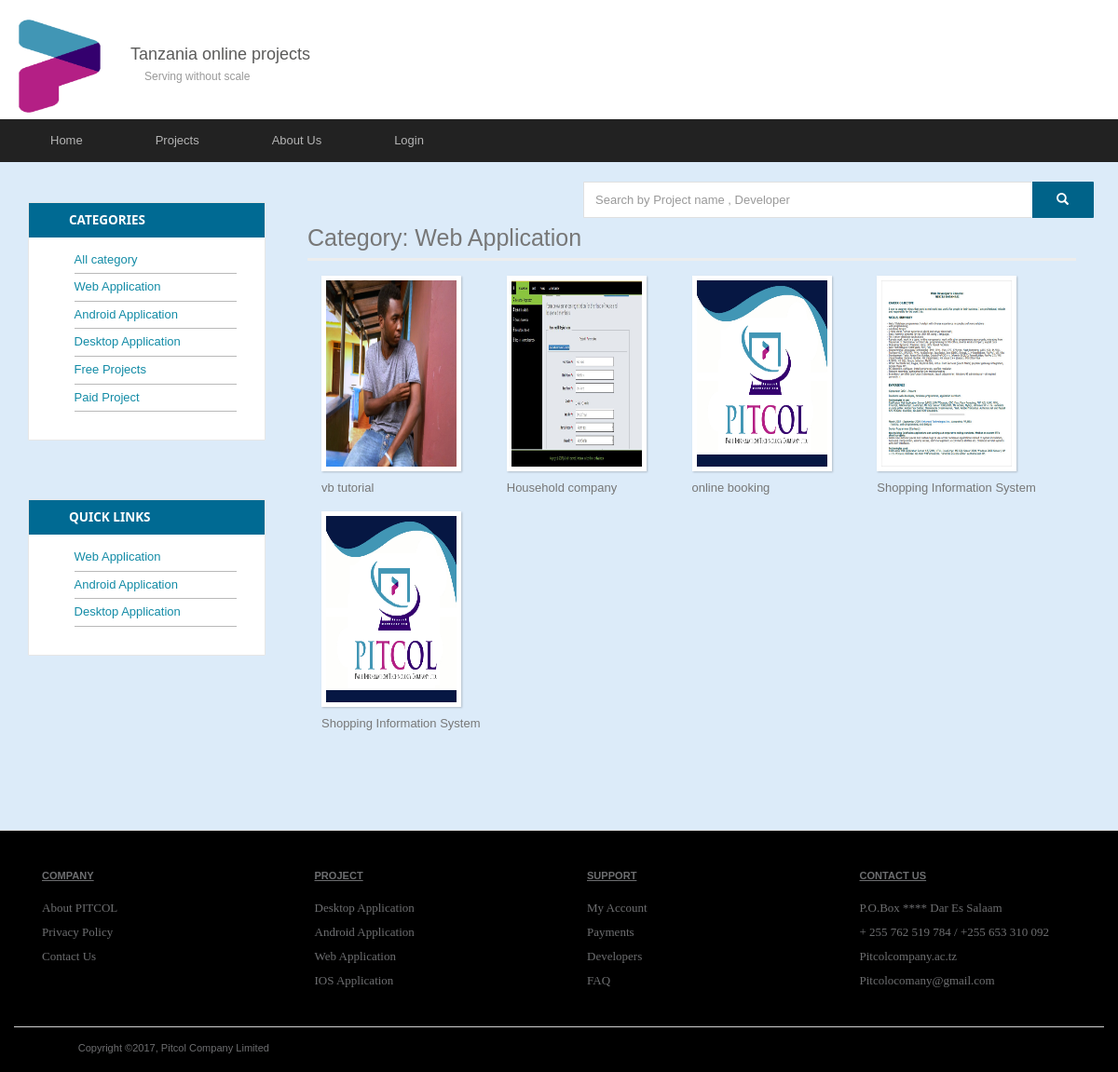
The app's page /index.php/projects/category1 with its own data.
### tables this page shows
CREATE TABLE `projects` (
  `project_id` int(11) NOT NULL,
  `project_name` varchar(150) NOT NULL,
  `category_id` int(10) NOT NULL,
  `uploader` varchar(30) NOT NULL,
  `payment` varchar(10) NOT NULL,
  `description` text NOT NULL,
  `upload_date` varchar(10) NOT NULL
);

CREATE TABLE `screenshots` (
  `screenshot_id` int(11) NOT NULL,
  `screenshot_name` varchar(60) NOT NULL,
  `screenshot_size` varchar(30) NOT NULL,
  `screenshot_type` varchar(30) NOT NULL,
  `screenshot_path` varchar(150) NOT NULL,
  `project_id` int(11) NOT NULL
);

### application/controllers/Projects.php (called while the page is built, shortened)
<?php
class Projects extends CI_Controller {
    public function category1() {
        $this->load->view('projects/category1');
    }
}

### index.php (called while the page is built, shortened)
<?php
require_once BASEPATH.'core/CodeIgniter.php';

### application/views/projects/category1.php (the view, shortened to what this page needs)
<!DOCTYPE html>
<html><head>
        <link href="<?php echo FILEPATH; ?>css/base.css" rel="stylesheet">
        <link href="<?php echo FILEPATH; ?>css/main.css" rel="stylesheet">
    </head>
    <body>
        <div class="cp-top-wrapper">
            <header>
                <br>
                <div class="container">
                    <div class="row">
                        <div class="col-xs-2">
                            <a href="#">
                                <img src="<?php echo FILEPATH; ?>images/favicon.png">
                            </a>
                        </div>
                        <div class="col-xs-4 tagline text-left">
                            <h4 class="col-xs-12">
                                Tanzania online projects
                                <span class="col-xs-12 small text-left">
                                    Serving without scale
                                </span>
                            </h4>
                        </div>
                    </div>
                </div>
                <div class="cp-nav">
                    <div class="container">
                        <div class="row">
                            <nav class="cp-nav-custom navbar">
                                <ul class="nav navbar-nav pull-left">
                                    <li>
                                        <a href="<?php echo SITEURL; ?>projects/">
                                            Home
                                        </a>
                                    </li>
                                    <li class="dropdown">
                                        <a href="#" class="dropdown-toggle" data-toggle="dropdown" aria-expanded="false">
                                            Projects
                                        </a>
                                    </li>
                                    <li class="dropdown">
                                        <a href="http://www.tovl.ac.tz/about-us">
                                            About Us
                                        </a>
                                    </li>
                                    <li>
                                        <a href="">Login</a>
                                    </li>
                                </ul>
                            </nav>
                        </div>
                    </div>
                </div>
            </header>
        </div>
        <main>
            <br>
            <form  action="http://www.tovl.ac.tz/search" method="get" role="form" accept-charset="UTF-8" enctype="application/x-www-form-urlencoded">
                <div class="col-xs-6 search-pane pull-right text-center">
                    <div class="input-group">
                        <input class="form-control cp-search-input" name="q" placeholder="Search by Project name , Developer" type="text" style="background-color: white">
                        <span class="input-group-btn">
                            <button class="btn btn-success btn-sm" type="submit"> <span class="glyphicon glyphicon-search"></span> </button>
                        </span>
                    </div>
                </div>
            </form>
            <br>
            <div class="container">
                <div class="col-xs-3 pull-left left-side">
                    <div class="row left-side-panel  wrapper ">
                        <div class="title">
                            <h5>Categories</h5>
                        </div>
                        <div class="side-menu col-xs-12">
                            <ul class="list-unstyled col-xs-push-1 col-xs-11">
                                <li>
                                    <a href="<?php echo SITEURL; ?>projects/">
                                        All category
                                    </a>
                                </li>
                                <li>
                                    <a href="<?php echo SITEURL; ?>projects/category1">
                                        Web Application
                                    </a>
                                </li>
                                <li>
                                    <a href="<?php echo SITEURL; ?>projects/category3">
                                        Android Application
                                    </a>
                                </li>
                                <li>
                                    <a href="<?php echo SITEURL; ?>projects/category2">
                                        Desktop Application
                                    </a>
                                </li>
                                <li>
                                    <a href="<?php echo SITEURL; ?>projects/free">
                                        Free Projects
                                    </a>
                                </li>
                                <li>
                                    <a href="<?php echo SITEURL; ?>projects/paid">
                                        Paid Project
                                    </a>
                                </li>
                            </ul>
                        </div>
                    </div>
                    <br><br>
                    <div class="row left-side-panel  wrapper ">
                        <div class="title">
                            <h5>Quick Links</h5>
                        </div>
                        <div class="side-menu col-xs-12">
                            <ul class="list-unstyled col-xs-push-1 col-xs-11">
                                <li>
                                    <a href="#">
                                        Web Application
                                    </a>
                                </li>
                                <li>
                                    <a href="#">
                                        Android Application
                                    </a>
                                </li>
                                <li>
                                    <a href="#">
                                        Desktop Application
                                    </a>
                                </li>
                            </ul>
                        </div>
                    </div>
                </div>
                <section class="col-xs-9">
                    <h4>
                        Category: Web Application
                    </h4>
                    <div class="col-xs-12 data-books">
                        <?php
                        $this->db->order_by('project_id', 'DESC');
                        $this->db->where('category_id', '1');
                        $res = $this->db->get('projects')->result_array();
                        foreach ($res as $row):
                            ?>
                            <div class="col-xs-3 margin-btm-10px" title="<?php echo $row['project_name']; ?>">
                                <?php
                                $this->db->order_by('screenshot_id', 'DESC');
                                $this->db->limit(1);
                                $this->db->where('project_id', $row['project_id']);
                                $query = $this->db->get('screenshots');
                                $res = $query->result_array();
                                $num_row = $query->num_rows();
                                ?>
                                <a href="<?php
                                        $project_name = preg_replace('#[ -]+#', '-',$row['project_name']);
                                        echo SITEURL.'projects/view/'.$project_name.'/'.$row['upload_date'].'/'.$row['project_id'];?>">
                                    <img alt="<?php echo $row['project_name']; ?>" src="
                                    <?php
                                    if ($num_row == 1) {
                                        foreach ($res as $image) {
                                            echo FILEPATH . 'images/thumbnails/' . $image['screenshot_name'];
                                        }
                                    } else {
                                        echo FILEPATH . 'images/thumbnails/default.jpg';
                                    }
                                    ?>">
                                    <div><?php echo $row['project_name']; ?></div>
                                </a>
                            </div>
                            <?php
                        endforeach;
                        ?>
                    </div>
                </section>
            </div>
        </main>
        <footer>
            <div class="container">
                <div class="row">
                    <div class="col-xs-3">
                        <div class="col-xs-8">
                            <ul class="list-unstyled">
                                <h4 class=" small">
                                    COMPANY
                                </h4>
                                <li>
                                    <a href="http://www.tovl.ac.tz/about-us">
                                        About PITCOL
                                    </a>
                                </li>
                                <li>
                                    <a href="http://www.tovl.ac.tz/privacy-policy">
                                        Privacy Policy
                                    </a>
                                </li>
                                <li>
                                    <a href="http://www.tovl.ac.tz/contact">
                                        Contact Us
                                    </a>
                                </li>
                            </ul>
                        </div>
                    </div>
                    <div class="col-xs-3">
                        <div class="col-xs-8">
                            <ul class="list-unstyled">
                                <h4 class="small">
                                    PROJECT
                                </h4>
                                <li>
                                    <a href="http://www.tovl.ac.tz/browse?level=primary">
                                        Desktop Application
                                    </a>
                                </li>
                                <li>
                                    <a href="http://www.tovl.ac.tz/browse?level=secondary">
                                        Android Application
                                    </a>
                                </li>
                                <li>
                                    <a href="http://www.tovl.ac.tz/new-added">
                                        Web Application
                                    </a>
                                </li>
                                <li>
                                    <a href="http://www.tovl.ac.tz/my-favorites">
                                        IOS Application
                                    </a>
                                </li>
                            </ul>
                        </div>
                    </div>
                    <div class="col-xs-3">
                        <div class="col-xs-8">
                            <ul class="list-unstyled">
                                <h4 class=" small">
                                    SUPPORT
                                </h4>
                                <li>
                                    <a href="http://www.tovl.ac.tz/faq#account">
                                        My Account
                                    </a>
                                </li>
                                <li>
                                    <a href="http://www.tovl.ac.tz/faq#payments">
                                        Payments
                                    </a>
                                </li>
                                <li>
                                    <a href="http://www.tovl.ac.tz/faq#publishers">
                                        Developers
                                    </a>
                                </li>
                                <li>
                                    <a href="http://www.tovl.ac.tz/faq" title="Frequent Asked Questions">
                                        FAQ
                                    </a>
                                </li>
                            </ul>
                        </div>
                    </div>
                    <div class="col-xs-3">
                        <address>
                            <div class="col-xs-12">
                                <ul class="list-unstyled">
                                    <h4 class="small">
                                        CONTACT US
                                    </h4>
                                    <li>
                                        P.O.Box **** Dar Es Salaam
                                    </li>
                                    <li>
                                        + 255 762 519 784 / +255 653 310 092
                                    </li>
                                    <li>
                                        <a href="">
                                            Pitcolcompany.ac.tz
                                        </a>
                                    </li>
                                    <li>
                                        <a href="">
                                            Pitcolocomany@gmail.com
                                        </a>
                                    </li>
                                </ul>
                            </div>
                        </address>
                    </div>
                </div>
                <div class="center-block">
                    <div class="col-xs-12 small">
                        <div class="col-xs-4" style="padding-left: 3.5em">
                            <p> Copyright ©2017, Pitcol Company Limited </p>
                        </div>
                    </div>
                </div>
            </div>
        </footer>
    </body></html>

### records on screen
projects: screenshots.screenshot_name (picture), project_name "vb tutorial"
projects: screenshots.screenshot_name (picture), project_name "Household company"
projects: screenshots.screenshot_name (picture), project_name "online booking"
projects: screenshots.screenshot_name (picture), project_name "Shopping Information System"
projects: project_name "Shopping Information System"
